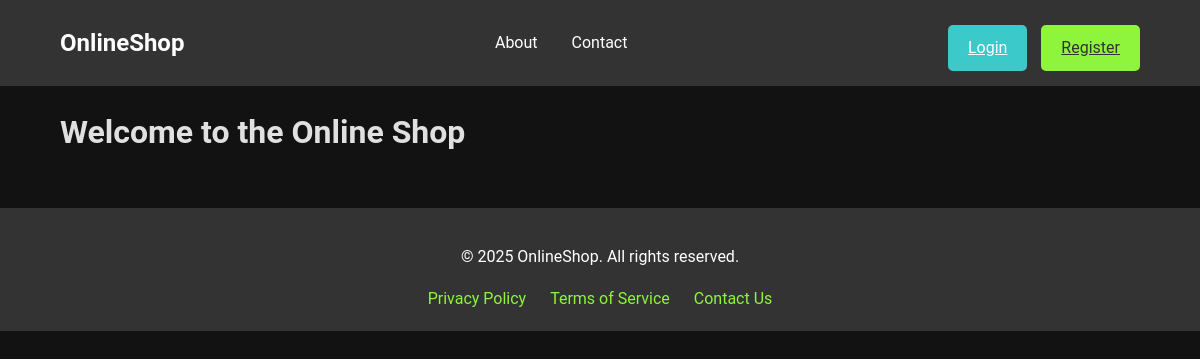
/, run on an earlier commit of the app's database.
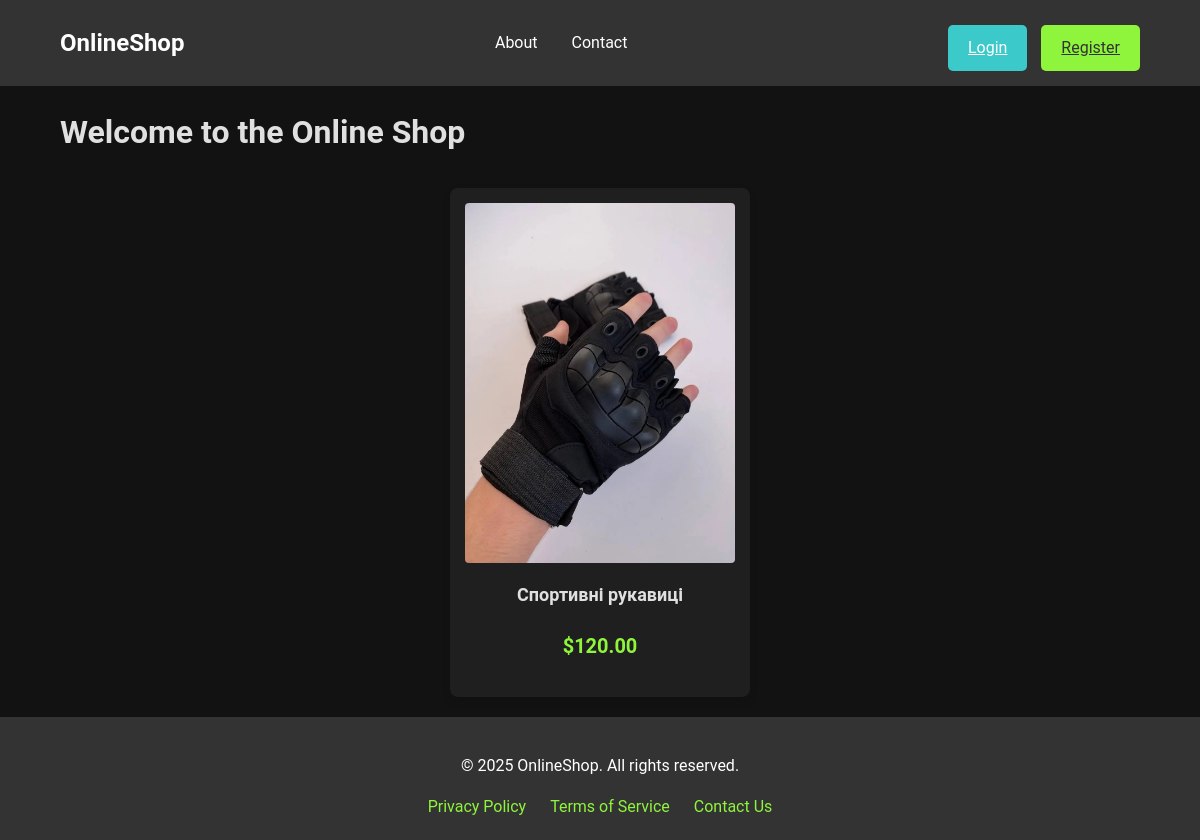
And on a later commit of the database.
### store/models.py (models this page shows, shortened)
class Product(models.Model):
    name = models.CharField(max_length=100)
    description = models.TextField()
    price = models.DecimalField(max_digits=10, decimal_places=2)
    image = models.ImageField(upload_to='products/')

### store/views.py (the view)
# urls.py: path('', views.home, name='home'),
def home(request):
    products = Product.objects.all()
    return render(request, 'home.html', {'products': products})

### templates/home.html (shortened to what this page needs)
{% load static %}
<!DOCTYPE html>
<html lang="en">
<head>
    <link rel="stylesheet" href="{% static 'css/styles.css' %}">
</head>
<body>
    <header>
        <div class="container header">
            <a href="{% url 'home' %}" class="logo">OnlineShop</a>
            <nav>
                <a href="{% url 'about' %}">About</a>
                <a href="{% url 'contact' %}">Contact</a>
            </nav>
            <div class="auth-buttons">
                <a href="{% url 'login' %}" class="btn">Login</a>
                <a href="{% url 'register' %}" class="btn btn-primary">Register</a>
            </div>
        </div>
    </header>
    <main>
        <div class="container">
            <h1>Welcome to the Online Shop</h1>
            <div class="products">
                {% for product in products %}
                <div class="product">
                    <a href="{% url 'product_detail' product.id %}" class="product-link">
                        <img src="{{ product.image.url }}" alt="{{ product.name }}">
                        <h3>{{ product.name }}</h3>
                        <p class="price">${{ product.price }}</p>
                    </a>
                </div>
                {% endfor %}
            </div>
        </div>
    </main>
    <footer>
        <div class="container footer">
            <p>&copy; 2025 OnlineShop. All rights reserved.</p>
            <nav>
                <a href="#">Privacy Policy</a>
                <a href="#">Terms of Service</a>
                <a href="#">Contact Us</a>
            </nav>
        </div>
    </footer>
</body>
</html>

### store/static/css/styles.css (style rules this page uses)
body { font-family: 'Roboto', sans-serif; margin: 0; padding: 0; background-color: #121212; color: #e0e0e0; line-height: 1.6; }
.container { width: 90%; max-width: 1200px; margin: 0 auto; }
header { background-color: #333; color: #fff; padding: 15px 0; }
.header { display: flex; justify-content: space-between; align-items: center; }
.logo { font-size: 24px; font-weight: bold; color: #fff; text-decoration: none; }
nav a { color: #fff; text-decoration: none; margin: 0 15px; font-size: 16px; transition: color 0.3s; }
.auth-buttons a { margin-left: 10px; }
.btn, .btn-login, .btn-register { display: inline-block; padding: 10px 20px; font-size: 16px; border: none; border-radius: 5px; text-align: center; cursor: pointer; transition: background-color 0.3s ease, transform 0.2s ease; margin-top: 10px; background-color: #3cc9c9; color: #fff; }
.btn-primary { background-color: #8ff53c; color: #333; }
.products { display: grid; grid-template-columns: repeat(auto-fit, minmax(250px, 1fr)); gap: 20px; margin-top: 30px; }
.product { background: #1f1f1f; border-radius: 8px; box-shadow: 0 4px 10px rgba(0, 0, 0, 0.1); overflow: hidden; transition: transform 0.3s ease; max-width: 300px; margin: 0 auto; }
.product-link { text-decoration: none; color: inherit; display: block; padding: 15px; text-align: center; }
.product img { max-width: 100%; height: auto; border-radius: 4px; }
.product h3 { font-size: 18px; margin: 10px 0; }
.price { font-size: 20px; color: #8ff53c; font-weight: bold; }
footer { background: #333; color: #fff; padding: 20px 0; text-align: center; margin-top: 20px; }
footer nav a { color: #8ff53c; margin: 0 10px; text-decoration: none; }

What changed in the data, as far as the page shows it:
added Product: image (picture), name "Спортивні рукавиці", price "120.00"
